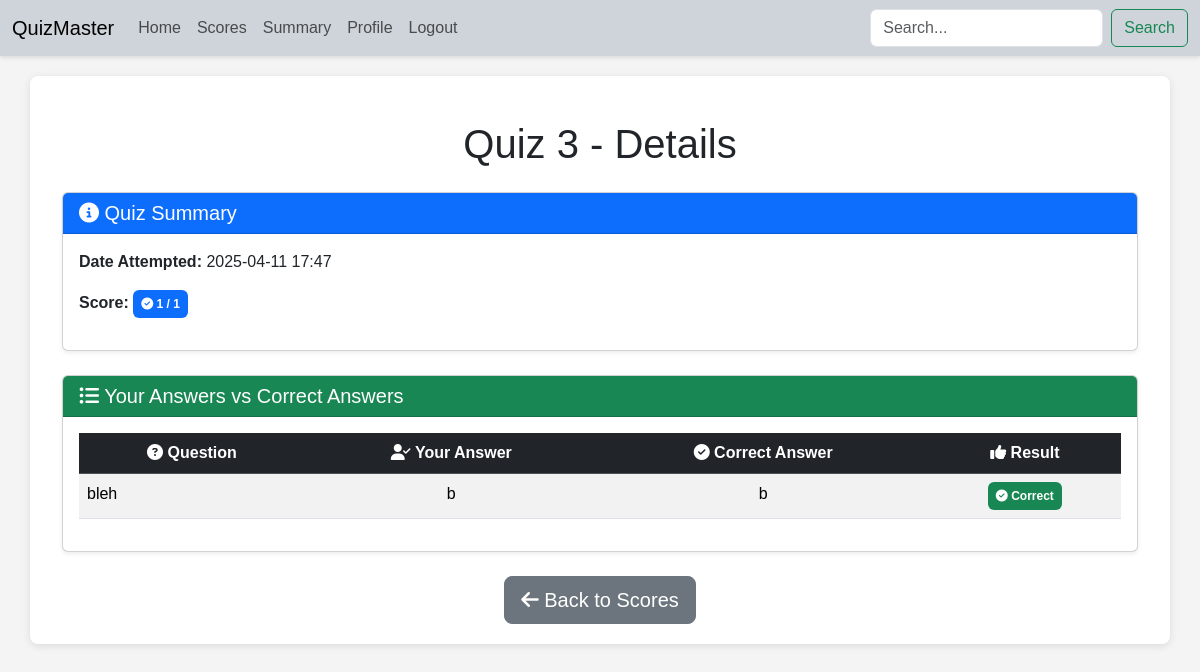
The app's page /scores/3/details (signed in) with its own data.
### models.py (models this page shows, shortened)
class Quiz(db.Model):
    id = db.Column(db.Integer, primary_key=True)
    quiz_name = db.Column(db.String(92), unique=True, nullable=False)
    remarks = db.Column(db.String(256), nullable=True)
    chapter_id = db.Column(db.Integer, db.ForeignKey('chapter.id'), nullable=False)
    chapter = db.relationship('Chapter', back_populates='quizzes')
    date_of_quiz = db.Column(db.DateTime, nullable=False)
    time_duration = db.Column(db.Interval, nullable=False)
    questions = db.relationship('Question', back_populates='quiz', lazy=True, cascade='all, delete-orphan')
    scores = db.relationship('Scores', back_populates='quiz', lazy=True, cascade='all, delete-orphan')

class Scores(db.Model):
    __tablename__ = 'scores'
    id = db.Column(db.Integer, primary_key=True)
    user_id = db.Column(db.Integer, db.ForeignKey('user.id'), nullable=False)
    user = db.relationship('User', backref=db.backref('scores', lazy=True))
    quiz_id = db.Column(db.Integer, db.ForeignKey('quiz.id'), nullable=False)
    quiz = db.relationship('Quiz', back_populates='scores')
    total_scored = db.Column(db.Integer, nullable=False)
    time_stamp_of_event = db.Column(db.DateTime, nullable=False)
    user_answers = db.Column(JSONB, nullable=False)

class Question(db.Model):
    id = db.Column(db.Integer, primary_key=True)
    question_number = db.Column(db.Integer, nullable=False)
    question_title = db.Column(db.String(256), nullable=False)
    question_statement = db.Column(db.Text, nullable=False)
    option1 = db.Column(db.String(256), nullable=False)
    option2 = db.Column(db.String(256), nullable=False)
    option3 = db.Column(db.String(256), nullable=False)
    option4 = db.Column(db.String(256), nullable=False)
    correct_option = db.Column(db.String(1), nullable=False)
    quiz_id = db.Column(db.Integer, db.ForeignKey('quiz.id'), nullable=False)
    quiz = db.relationship('Quiz', back_populates='questions')

### controller/routes.py (the view)
@app.route('/scores/<int:id>/details')
@auth_required
def score_details(id):
    user_id = session.get('user_id')
    score_entry = Scores.query.filter_by(id=id, user_id=user_id).first()
    if not score_entry:
        flash("You don't have access to this score.", "danger")
        return redirect(url_for('user_scores'))
    quiz_id = score_entry.quiz_id
    quiz = Quiz.query.get(quiz_id)
    total_questions = Question.query.filter_by(quiz_id=quiz_id).count()
    user_answers_dict = score_entry.user_answers if score_entry.user_answers else {}
    questions = Question.query.filter_by(quiz_id=quiz_id).all()
    user_answers = []
    for question in questions:
        user_answer = user_answers_dict.get(str(question.id), "Not Answered")
        correct_answer = question.correct_option
        user_answers.append({
            "question_text": question.question_statement,
            "user_answer": user_answer,
            "correct_answer": correct_answer,
            "is_correct": user_answer == correct_answer
        })
    return render_template('scores/quiz_details.html',
                           score=score_entry,
                           quiz=quiz,
                           user_answers=user_answers,
                           total_questions=total_questions)

### controller/routes.py (called while the page is built)
def auth_required(func):
    @wraps(func)
    def inner(*args, **kwargs):
        if 'user_id' not in session:
            flash("Please login to continue")
            return redirect(url_for('login'))
        if session.get('is_admin'):
            return redirect(url_for('admin'))
        return func(*args, **kwargs)
    inner.__name__ = func.__name__
    return inner

### templates/scores/quiz_details.html (shortened to what this page needs)
{% extends 'layout.html' %}
{% block content %}
<div class="container mt-4">
    <h1 class="text-center">{{ quiz.quiz_name }} - Details</h1>
    <div class="card mt-4 shadow-sm">
        <div class="card-header bg-primary text-white">
            <h5 class="mb-0"><i class="fa fa-info-circle"></i> Quiz Summary</h5>
        </div>
        <div class="card-body">
            <p><strong>Date Attempted:</strong> {{ score.time_stamp_of_event.strftime('%Y-%m-%d %H:%M') }}</p>
            <p><strong>Score:</strong>
                <span class="badge bg-primary p-2"><i class="fa fa-check-circle"></i> {{ score.total_scored }} / {{ total_questions }}</span>
            </p>
        </div>
    </div>
    <div class="card mt-4 shadow-sm">
        <div class="card-header bg-success text-white">
            <h5 class="mb-0"><i class="fa fa-list-ul"></i> Your Answers vs Correct Answers</h5>
        </div>
        <div class="card-body">
            <div class="table-responsive">
                <table class="table table-striped table-hover text-center">
                    <thead class="table-dark text-white">
                        <tr>
                            <th><i class="fa fa-question-circle"></i> Question</th>
                            <th><i class="fa fa-user-check"></i> Your Answer</th>
                            <th><i class="fa fa-check-circle"></i> Correct Answer</th>
                            <th><i class="fa fa-thumbs-up"></i> Result</th>
                        </tr>
                    </thead>
                    <tbody>
                        {% for answer in user_answers %}
                            <tr>
                                <td class="text-start">{{ answer.question_text }}</td>
                                <td>{{ answer.user_answer }}</td>
                                <td>{{ answer.correct_answer }}</td>
                                <td>
                                    {% if answer.is_correct %}
                                        <span class="badge bg-success p-2"><i class="fa fa-check-circle"></i> Correct</span>
                                    {% else %}
                                        <span class="badge bg-danger p-2"><i class="fa fa-times-circle"></i> Incorrect</span>
                                    {% endif %}
                                </td>
                            </tr>
                        {% endfor %}
                    </tbody>
                </table>
            </div>
        </div>
    </div>
    <div class="text-center mt-4">
        <a href="{{ url_for('user_scores') }}" class="btn btn-secondary btn-lg">
            <i class="fa fa-arrow-left"></i> Back to Scores
        </a>
    </div>
</div>
{% endblock %}

### templates/layout.html (style rules this page uses)
html, body { margin: 0; padding: 0; background-color: #f4f4f4; font-family: 'Arial', sans-serif; }

### records on screen
Quiz: quiz_name "Quiz 3"
Scores: time_stamp_of_event "2025-04-11 17:47", total_scored "1"
Question: question_text "bleh", user_answer "b", correct_answer "b"

### other values on screen
{{ total_questions }} "1"
